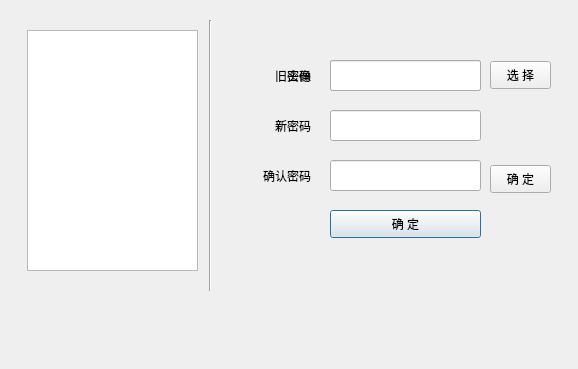
<?xml version="1.0" encoding="UTF-8"?>
<ui version="4.0">
 <class>userInfoDialog</class>
 <widget class="QDialog" name="userInfoDialog">
  <property name="geometry">
   <rect>
    <x>0</x>
    <y>0</y>
    <width>578</width>
    <height>369</height>
   </rect>
  </property>
  <property name="windowTitle">
   <string>Dialog</string>
  </property>
  <widget class="QWidget" name="changePassWidget" native="true">
   <property name="geometry">
    <rect>
     <x>220</x>
     <y>30</y>
     <width>341</width>
     <height>311</height>
    </rect>
   </property>
   <widget class="QLineEdit" name="oldPassLine">
    <property name="geometry">
     <rect>
      <x>110</x>
      <y>30</y>
      <width>151</width>
      <height>31</height>
     </rect>
    </property>
    <property name="echoMode">
     <enum>QLineEdit::Password</enum>
    </property>
   </widget>
   <widget class="QLineEdit" name="newPassLine">
    <property name="geometry">
     <rect>
      <x>110</x>
      <y>80</y>
      <width>151</width>
      <height>31</height>
     </rect>
    </property>
    <property name="echoMode">
     <enum>QLineEdit::Password</enum>
    </property>
   </widget>
   <widget class="QLineEdit" name="confirmPassLine">
    <property name="geometry">
     <rect>
      <x>110</x>
      <y>130</y>
      <width>151</width>
      <height>31</height>
     </rect>
    </property>
    <property name="echoMode">
     <enum>QLineEdit::Password</enum>
    </property>
   </widget>
   <widget class="QPushButton" name="pushButtonConfirm">
    <property name="geometry">
     <rect>
      <x>110</x>
      <y>180</y>
      <width>151</width>
      <height>28</height>
     </rect>
    </property>
    <property name="text">
     <string>确 定</string>
    </property>
   </widget>
   <widget class="QLabel" name="oldPasslabel">
    <property name="geometry">
     <rect>
      <x>20</x>
      <y>30</y>
      <width>71</width>
      <height>31</height>
     </rect>
    </property>
    <property name="text">
     <string>旧密码</string>
    </property>
    <property name="alignment">
     <set>Qt::AlignRight|Qt::AlignTrailing|Qt::AlignVCenter</set>
    </property>
   </widget>
   <widget class="QLabel" name="newPassLabel">
    <property name="geometry">
     <rect>
      <x>20</x>
      <y>80</y>
      <width>71</width>
      <height>31</height>
     </rect>
    </property>
    <property name="text">
     <string>新密码</string>
    </property>
    <property name="alignment">
     <set>Qt::AlignRight|Qt::AlignTrailing|Qt::AlignVCenter</set>
    </property>
   </widget>
   <widget class="QLabel" name="confirmPassLabel">
    <property name="geometry">
     <rect>
      <x>20</x>
      <y>130</y>
      <width>71</width>
      <height>31</height>
     </rect>
    </property>
    <property name="text">
     <string>确认密码</string>
    </property>
    <property name="alignment">
     <set>Qt::AlignRight|Qt::AlignTrailing|Qt::AlignVCenter</set>
    </property>
   </widget>
  </widget>
  <widget class="QTreeWidget" name="setUpItem">
   <property name="geometry">
    <rect>
     <x>27</x>
     <y>30</y>
     <width>171</width>
     <height>241</height>
    </rect>
   </property>
   <attribute name="headerVisible">
    <bool>false</bool>
   </attribute>
   <column>
    <property name="text">
     <string notr="true">1</string>
    </property>
   </column>
  </widget>
  <widget class="Line" name="line">
   <property name="geometry">
    <rect>
     <x>200</x>
     <y>20</y>
     <width>20</width>
     <height>271</height>
    </rect>
   </property>
   <property name="orientation">
    <enum>Qt::Vertical</enum>
   </property>
  </widget>
  <widget class="QWidget" name="changeHeadWidget" native="true">
   <property name="geometry">
    <rect>
     <x>220</x>
     <y>30</y>
     <width>341</width>
     <height>311</height>
    </rect>
   </property>
   <widget class="QPushButton" name="pushButtonSelect">
    <property name="geometry">
     <rect>
      <x>270</x>
      <y>31</y>
      <width>61</width>
      <height>28</height>
     </rect>
    </property>
    <property name="text">
     <string>选 择</string>
    </property>
   </widget>
   <widget class="QLabel" name="labelHead">
    <property name="geometry">
     <rect>
      <x>20</x>
      <y>30</y>
      <width>71</width>
      <height>31</height>
     </rect>
    </property>
    <property name="text">
     <string>头像</string>
    </property>
    <property name="alignment">
     <set>Qt::AlignRight|Qt::AlignTrailing|Qt::AlignVCenter</set>
    </property>
   </widget>
   <widget class="QLineEdit" name="lineEditPath">
    <property name="geometry">
     <rect>
      <x>110</x>
      <y>30</y>
      <width>151</width>
      <height>31</height>
     </rect>
    </property>
   </widget>
   <widget class="QLabel" name="labelPreHead">
    <property name="geometry">
     <rect>
      <x>110</x>
      <y>90</y>
      <width>141</width>
      <height>121</height>
     </rect>
    </property>
    <property name="text">
     <string/>
    </property>
   </widget>
   <widget class="QPushButton" name="pushButtonHeadConfirm">
    <property name="geometry">
     <rect>
      <x>270</x>
      <y>135</y>
      <width>61</width>
      <height>28</height>
     </rect>
    </property>
    <property name="text">
     <string>确 定</string>
    </property>
   </widget>
  </widget>
 </widget>
 <resources/>
 <connections/>
</ui>
